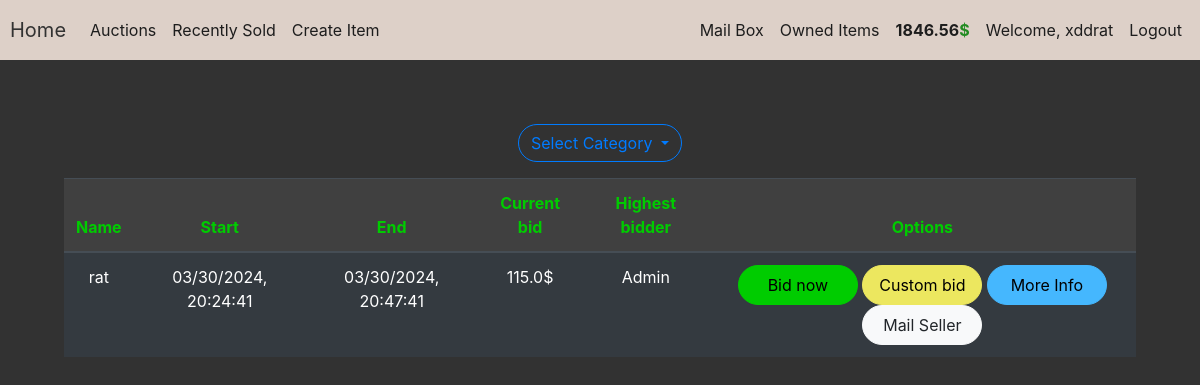
The page /auctions (signed in) on the database as committed earlier.
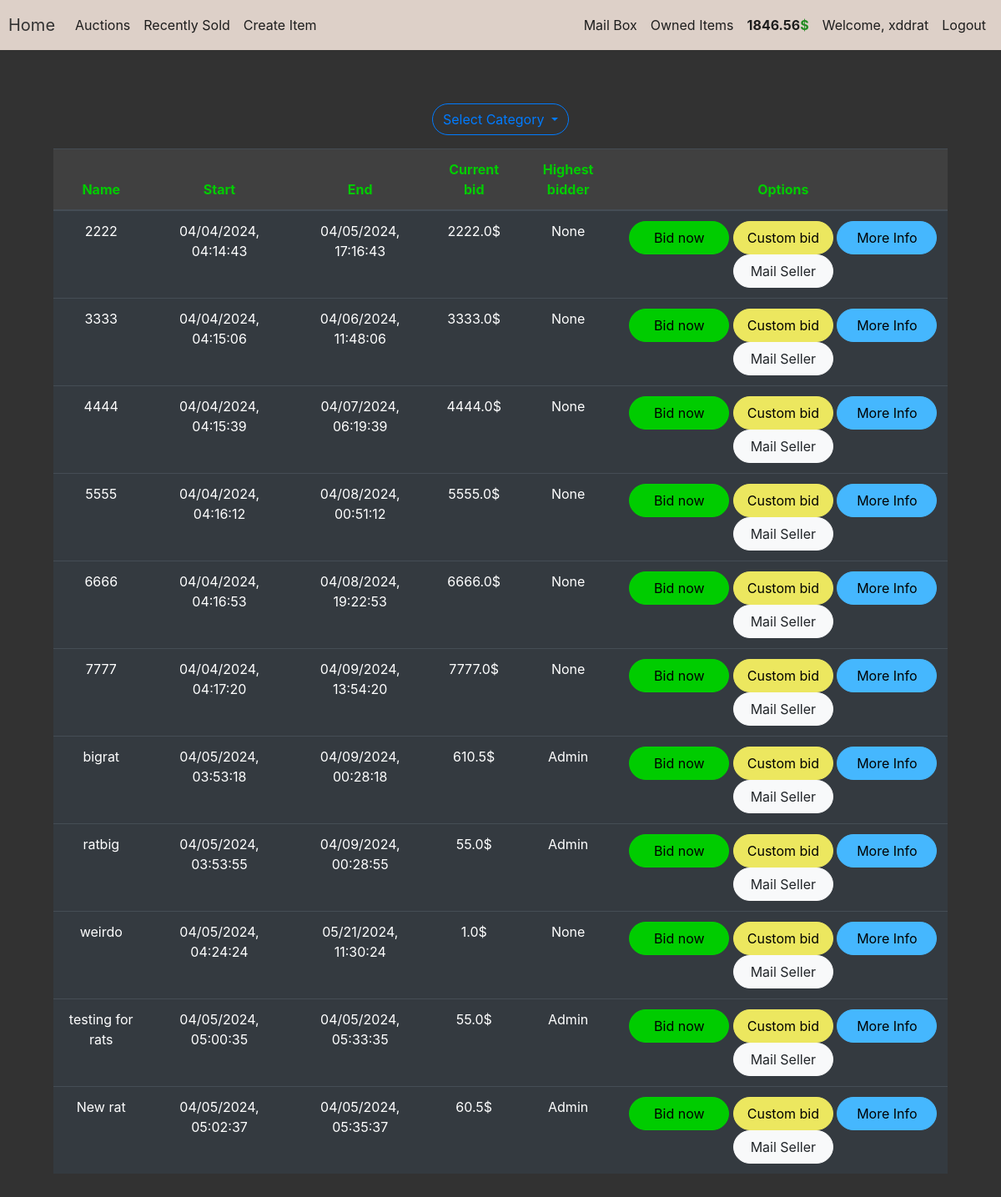
The same page on the database as committed later.
### auction/models.py (models this page shows, shortened)
class Item(db.Model):
    id = db.Column(db.Integer(),primary_key=True)
    name = db.Column(db.String(length=30),nullable=False,unique=True)
    description = db.Column(db.String(length=1024),nullable=False)
    start = db.Column(db.String(length=30),nullable=False)
    end = db.Column(db.String(length=30), nullable=False)
    current_bid = db.Column(db.Float,nullable=False)
    category = db.Column(db.String(),nullable=False)
    step = db.Column(db.Float,nullable=False)
    seller_id = db.Column(db.Integer())
    bidder_id = db.Column(db.Integer())
    owner = db.Column(db.Integer(),db.ForeignKey('user.id'))
    image = db.Column(db.String(length=255))
    sold = db.Column(db.String(length=10))
    def minimum_next_bid(self):
        return round(self.current_bid * self.step,2)

### auction/routes.py (the view, shortened to what this page needs)
@app.route('/auctions',methods=['GET','POST'])
@login_required
def auction_page():
    bid_form = BidForm()
    custom_bid_form = CustomBidForm()
    if request.method == 'GET':
        items = Item.query.filter_by(owner=None)
        return render_template('auctions.html',items=items,bid_form=bid_form,custom_bid_form=custom_bid_form)

### auction/models.py (called while the page is built)
@login_manager.user_loader
def load_user(user_id):
    return User.query.get(int(user_id))

    def show_budget(self):
        return round(self.budget,2)

### auction/templates/auctions.html (shortened to what this page needs)
{% extends 'base.html' %}
{% block content %}
<div class="position-relative  p-3 p-md-5 m-md-3 text-center">
    <div class="btn-group mb-3">
        <button type="button" class="btn btn-outline-primary dropdown-toggle" style="border-radius: 20px" data-toggle="dropdown" aria-haspopup="true" aria-expanded="false">
            Select Category
        </button>
    </div>
    <table id="tasks-table" class="table table-hover table-dark">
        <thead class="table_head">
            <tr>
                <th scope="col">Name</th>
                <th scope="col">Start</th>
                <th scope="col">End</th>
                <th scope="col">Current bid</th>
                <th scope="col">Highest bidder</th>
                <th scope="col">Options</th>
            </tr>
        </thead>
        <tbody>
            {% for item in items %}
                <tr>
                    <td>{{ item.name[:-6] }}</td>
                    <td>{{ item.start }}</td>
                    <td>{{ item.end }}</td>
                    <td>{{ item.current_bid }}$</td>
                    <td>{{ item.bidder_id }}</td>
                    <td>
                        <button class="btn btn-outline btn-success" data-toggle="modal"  data-target="#Modal-BidConfirm-{{ item.id }}">Bid now</button>
                        <button class="btn btn-outline btn-warning" data-toggle="modal" data-target="#Modal-CustomBidConfirm-{{ item.id }}">Custom bid</button>
                        <button class="btn btn-outline btn-info" data-toggle="modal" data-target="#Modal-MoreInfo-{{ item.id }}">More Info</button>
                        <button class="btn btn-outline btn-light" data-toggle="modal" data-target="#Modal-MailSeller-{{ item.id }}">Mail Seller</button>
                    </td>
                </tr>
            {% endfor %}
        </tbody>
    </table>
</div>
{% endblock %}

Rows that differ between the two databases and show on the page:
no longer on this page (row edited): Item: name "rat", start "03/30/2024, 20:24:41", end "03/30/2024, 20:47:41", current_bid "115.0", bidder_id "Admin"
added Item: name "2222", start "04/04/2024, 04:14:43", end "04/05/2024, 17:16:43", current_bid "2222.0", bidder_id "None"
added Item: name "3333", start "04/04/2024, 04:15:06", end "04/06/2024, 11:48:06", current_bid "3333.0", bidder_id "None"
added Item: name "4444", start "04/04/2024, 04:15:39", end "04/07/2024, 06:19:39", current_bid "4444.0", bidder_id "None"
added Item: name "5555", start "04/04/2024, 04:16:12", end "04/08/2024, 00:51:12", current_bid "5555.0", bidder_id "None"
added Item: name "6666", start "04/04/2024, 04:16:53", end "04/08/2024, 19:22:53", current_bid "6666.0", bidder_id "None"
added Item: name "7777", start "04/04/2024, 04:17:20", end "04/09/2024, 13:54:20", current_bid "7777.0", bidder_id "None"
added Item: name "bigrat", start "04/05/2024, 03:53:18", end "04/09/2024, 00:28:18", current_bid "610.5", bidder_id "Admin"
added Item: name "ratbig", start "04/05/2024, 03:53:55", end "04/09/2024, 00:28:55", current_bid "55.0", bidder_id "Admin"
added Item: name "weirdo", start "04/05/2024, 04:24:24", end "05/21/2024, 11:30:24", current_bid "1.0", bidder_id "None"
added Item: name "testing for rats", start "04/05/2024, 05:00:35", end "04/05/2024, 05:33:35", current_bid "55.0", bidder_id "Admin"
added Item: name "New rat", start "04/05/2024, 05:02:37", end "04/05/2024, 05:35:37", current_bid "60.5", bidder_id "Admin"
